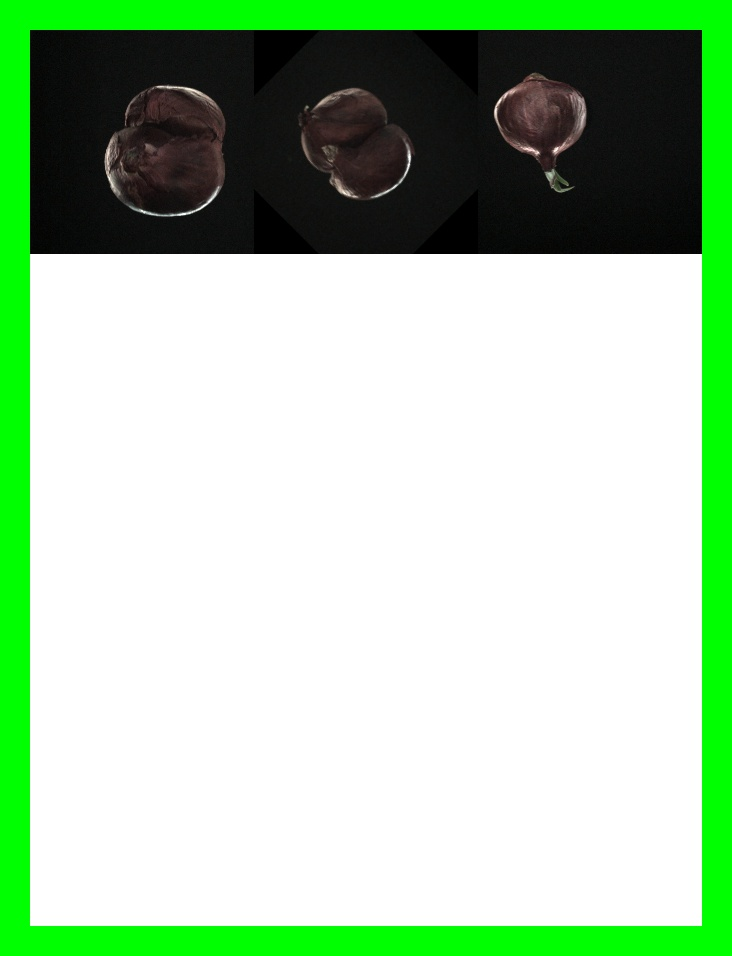
#> input picture Testing Preprocessing/resources/testing_images/output_step_1.jpg, 732 x 956 px; its folder holds only this picture in this run
$ python 3_lane_continious_image_crop_save_for_data_acquistion.py
#> lines starting #> are read from the running program, lines starting #| are printed output that depends on the picture
import cv2
import os
import glob
import re

''' CREATING FOLDERS >>>>>>>>>>>>>>>>>>>>>>>>>>>>>>>>>>>>>>>>>>>>>>>>>>>>>>>>>>>>>>>>>>>>>>>>>>>>>>>>>>>>>>>>>>>>>>>> '''

base_folder = 'resources/three_lane/images'

lanes = 3
for lane in range(1, lanes + 1):
    lane_folder = f'lane_{lane}'
    for orientation in ['A', 'B', 'C', 'D']:
        path = os.path.join(base_folder, lane_folder, orientation)
        if not os.path.exists(path):
            os.makedirs(path)


onion_current = [[None, None, None, None] for _ in range(lanes)]
orientation_current = ['A', 'B', 'C', 'D']

# Initialize onion count for each lane
onion_count = [0] * lanes


''' SAVE & CROP FUNCTION >>>>>>>>>>>>>>>>>>>>>>>>>>>>>>>>>>>>>>>>>>>>>>>>>>>>>>>>>>>>>>>>>>>>>>>>>>>>>>>>>>>>>>>>>>>>>>>> '''

def save_cropped_images(cropped_image, top_left, bottom_right, lane, orientation, onion_number):
    """Crops the image at the given position and saves it."""
    cropped_onion = cropped_image[top_left[1]:bottom_right[1], top_left[0]:bottom_right[0]]
    lane_folder = f'lane_{lane}'
    orientation_folder = orientation
    save_path = os.path.join(base_folder, lane_folder, orientation_folder, f'lane_{lane}_{onion_number}{orientation}.jpg')
    cv2.imwrite(save_path, cropped_onion)

''' PROCESS EACH IMAGE >>>>>>>>>>>>>>>>>>>>>>>>>>>>>>>>>>>>>>>>>>>>>>>>>>>>>>>>>>>>>>>>>>>>>>>>>>>>>>>>>>>>>>>>>>>>>>>> '''

# Adjusting parameter (width, height) --> (x, y)
# Lane 1
l1_p1_x1, l1_p1_y1 = 50, 45
l1_p1_x2, l1_p1_y2 = 170, 160

l1_p2_x1, l1_p2_y1 = 45, 245
l1_p2_x2, l1_p2_y2 = 155, 370

l1_p3_x1, l1_p3_y1 = 60, 460
l1_p3_x2, l1_p3_y2 = 180, 580

l1_p4_x1, l1_p4_y1 = 50, 700
l1_p4_x2, l1_p4_y2 = 225, 845

# Lane 2
l2_p1_x1, l2_p1_y1 = 270, 10
l2_p1_x2, l2_p1_y2 = 400, 140

l2_p2_x1, l2_p2_y1 = 280, 230
l2_p2_x2, l2_p2_y2 = 450, 400

l2_p3_x1, l2_p3_y1 = 260, 450
l2_p3_x2, l2_p3_y2 = 420, 590

l2_p4_x1, l2_p4_y1 = 280, 670
l2_p4_x2, l2_p4_y2 = 400, 800

# Lane 3
l3_p1_x1, l3_p1_y1 = 500, 20
l3_p1_x2, l3_p1_y2 = 660, 200

l3_p2_x1, l3_p2_y1 = 500, 230
l3_p2_x2, l3_p2_y2 = 630, 360

l3_p3_x1, l3_p3_y1 = 500, 500
l3_p3_x2, l3_p3_y2 = 620, 650

l3_p4_x1, l3_p4_y1 = 500, 680
l3_p4_x2, l3_p4_y2 = 660, 860


def process_image(image_path):
    global onion_current, onion_count
    stitched_image = cv2.imread(image_path)
#> stitched_image is the input picture: shape (956, 732, 3); mean B, G, R 168.8, 204.4, 169.3

    shape = stitched_image.shape
#> shape = (956, 732, 3)

    margin_to_remove_left = 30
    margin_to_remove_right = 30
    margin_to_remove_top = 30
    margin_to_remove_bottom = 30

    y_height = shape[0]
#> y_height = 956
    x_width = shape[1]
#> x_width = 732

    # Removing the marginal area
    x, y = margin_to_remove_left, margin_to_remove_top
    x1, y1 = (x_width - margin_to_remove_right), (y_height - margin_to_remove_bottom)
#> x1 = 702; y1 = 926

    # shape[h, w, channels]
    # shape[y_axis, x_axis] -->[height, width]
    # image[height, width]

    cropped_image = stitched_image[y:y1, x:x1]
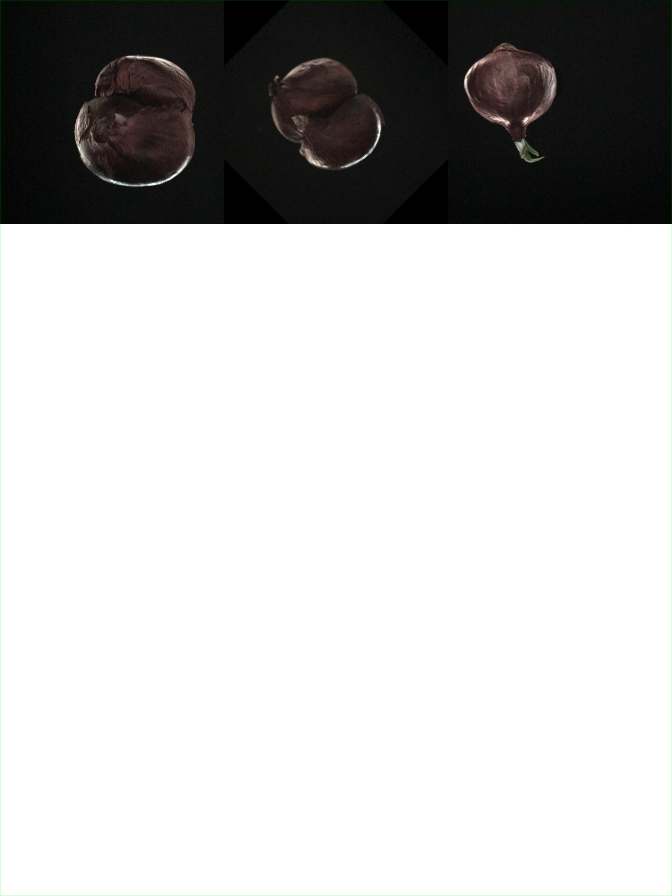
#> cropped_image: shape (896, 672, 3); mean B, G, R 195.8, 196.3, 196.6

    areas_of_interest = [

    # Lane 1
    # P-1
    ((l1_p1_x1, l1_p1_y1),
     (l1_p1_x2, l1_p1_y2)),
    # P-2
    ((l1_p2_x1, l1_p2_y1),
     (l1_p2_x2, l1_p2_y2)),
    # P-3
    ((l1_p3_x1, l1_p3_y1),
     (l1_p3_x2, l1_p3_y2)),
    # P-4
    ((l1_p4_x1, l1_p4_y1),
     (l1_p4_x2, l1_p4_y2)),

    # Lane 2
    # P-1
    ((l2_p1_x1, l2_p1_y1),
     (l2_p1_x2, l2_p1_y2)),
    # P-2
    ((l2_p2_x1, l2_p2_y1),
     (l2_p2_x2, l2_p2_y2)),
    # P-3
    ((l2_p3_x1, l2_p3_y1),
     (l2_p3_x2, l2_p3_y2)),
    # P-4
    ((l2_p4_x1, l2_p4_y1),
     (l2_p4_x2, l2_p4_y2)),

    # Lane 3
    # P-1
    ((l3_p1_x1, l3_p1_y1),
     (l3_p1_x2, l3_p1_y2)),
    # P-2
    ((l3_p2_x1, l3_p2_y1),
     (l3_p2_x2, l3_p2_y2)),
    # P-3
    ((l3_p3_x1, l3_p3_y1),
     (l3_p3_x2, l3_p3_y2)),
    # P-4
    ((l3_p4_x1, l3_p4_y1),
     (l3_p4_x2, l3_p4_y2)),
]

    # Process each lane
    for lane in range(lanes):
        new_onion_number = onion_count[lane] + 1
        for i in reversed(range(4)):  # Adjusted to handle 4 orientations --> i --> 0 = orientation A, 1 = orientation B, 2 = orientation C, 3 = orientation D
            if i == 0:
                onion_current[lane][i] = new_onion_number
                onion_count[lane] += 1
            else:
                onion_current[lane][i] = onion_current[lane][i - 1]

            if onion_current[lane][i] is not None:
                save_cropped_images(cropped_image, areas_of_interest[lane * 4 + i][0], areas_of_interest[lane * 4 + i][1],
                                    lane + 1, orientation_current[i], onion_current[lane][i])
#> this loop made 3 passes
#> pass 1, in save_cropped_images, `cropped_onion = cropped_image[top_left[1]:bottom_right[1], top_left[0]..`:
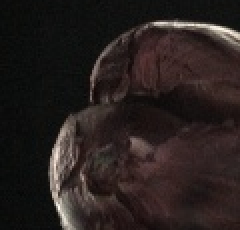
#> cropped_onion: shape (115, 120, 3) (shown 2 times larger); mean B, G, R 30.4, 32.1, 40
#> pass 2, in save_cropped_images (call 2), `cropped_onion = cropped_image[top_left[1]:bottom_right[1], top_left[0]..`:
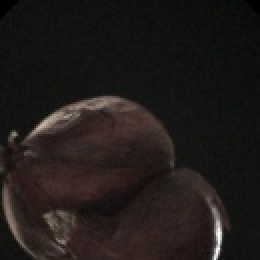
#> cropped_onion: shape (130, 130, 3) (shown 2 times larger); mean B, G, R 25.5, 27.3, 32.2
#> pass 3, in save_cropped_images (call 3), `cropped_onion = cropped_image[top_left[1]:bottom_right[1], top_left[0]..`:
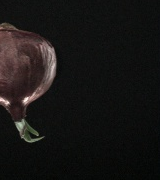
#> cropped_onion: shape (180, 160, 3); mean B, G, R 20.8, 21.9, 23.7
#> after the loop, onion_count = [1, 1, 1]; onion_current = 3 items


# Using glob to get all images and process them
def numeric_sort(value):
    numbers = re.findall(r'\d+', value)
    return int(numbers[-1]) if numbers else 0

image_files = sorted(glob.glob("resources/testing_images/*.jpg"), key=numeric_sort)
print(image_files)

# Process each image
for image_path in image_files:
    process_image(image_path)

print("Cropped images saved")

$ run again, on Testing Preprocessing/resources/testing_images/output_step_4.jpg
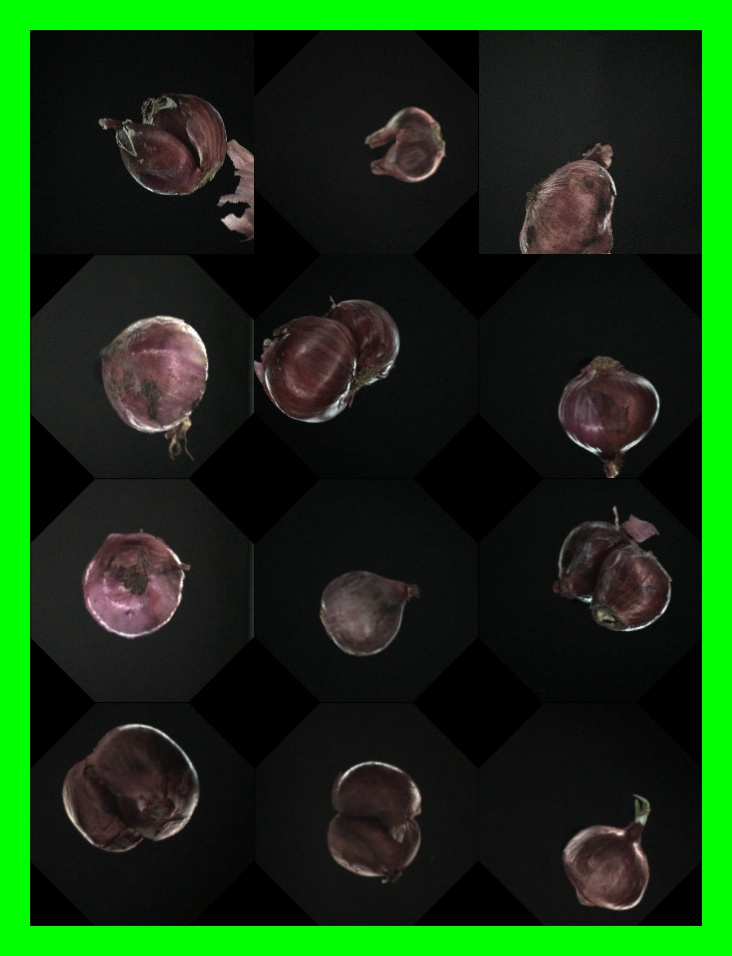
#> input picture Testing Preprocessing/resources/testing_images/output_step_4.jpg, 732 x 956 px
#> in process_image, stitched_image is the input picture: shape (956, 732, 3); mean B, G, R 18.7, 55, 21.4
#> the loop in process_image, `for lane in range(lanes):` made 3 passes
#> pass 1, in save_cropped_images, `cropped_onion = cropped_image[top_left[1]:bottom_right[1], top_left[0]..`:
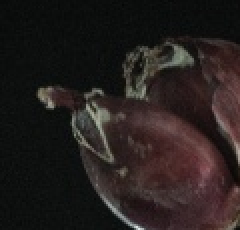
#> cropped_onion: shape (115, 120, 3) (shown 2 times larger); mean B, G, R 29.7, 31.2, 37.8
#> pass 3, in save_cropped_images (call 3), `cropped_onion = cropped_image[top_left[1]:bottom_right[1], top_left[0]..`:
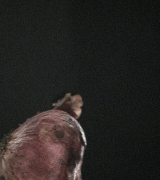
#> cropped_onion: shape (180, 160, 3); mean B, G, R 34.1, 36.3, 39.3
#> after the loop in process_image, `for lane in range(lanes):`: onion_count = [1, 1, 1]; onion_current = 3 items

$ run again, on Testing Preprocessing/resources/testing_images/output_step_6.jpg
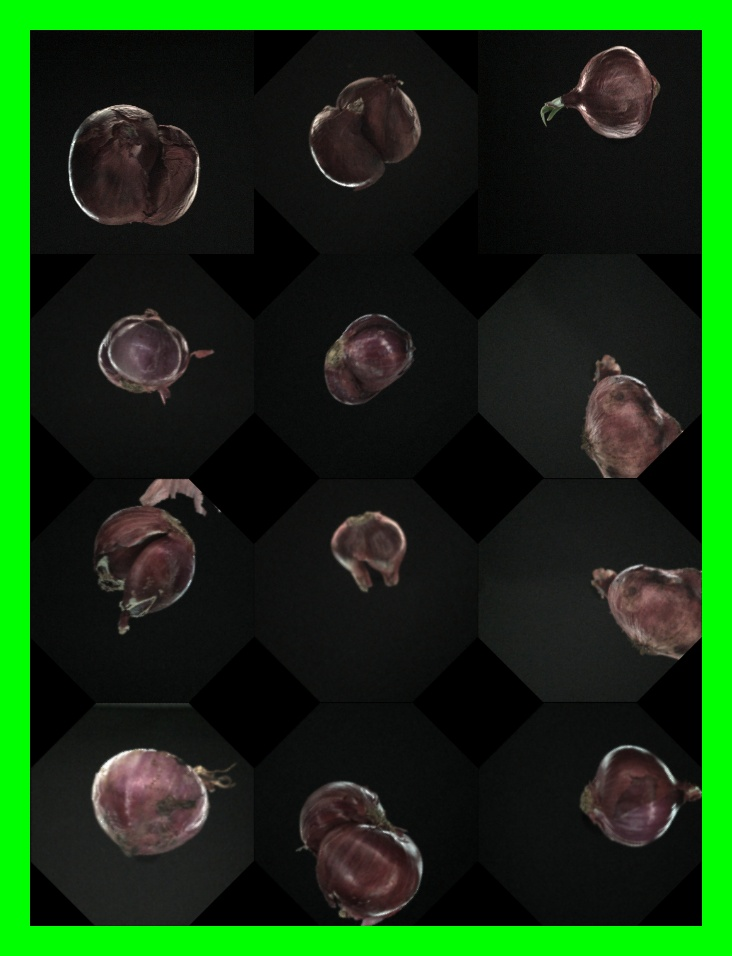
#> input picture Testing Preprocessing/resources/testing_images/output_step_6.jpg, 732 x 956 px
#> in process_image, stitched_image is the input picture: shape (956, 732, 3); mean B, G, R 18.3, 54.6, 20.9
#> the loop in process_image, `for lane in range(lanes):` made 3 passes
#> pass 1, in save_cropped_images, `cropped_onion = cropped_image[top_left[1]:bottom_right[1], top_left[0]..`:
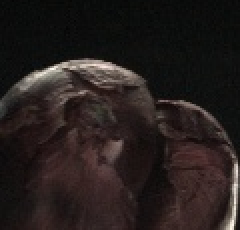
#> cropped_onion: shape (115, 120, 3) (shown 2 times larger); mean B, G, R 29, 30.5, 37.9
#> pass 3, in save_cropped_images (call 3), `cropped_onion = cropped_image[top_left[1]:bottom_right[1], top_left[0]..`:
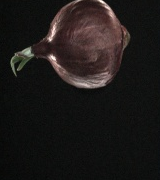
#> cropped_onion: shape (180, 160, 3); mean B, G, R 24.7, 25.9, 29.5
#> after the loop in process_image, `for lane in range(lanes):`: onion_count = [1, 1, 1]; onion_current = 3 items

$ run again, on Testing Preprocessing/resources/testing_images/output_step_10.jpg
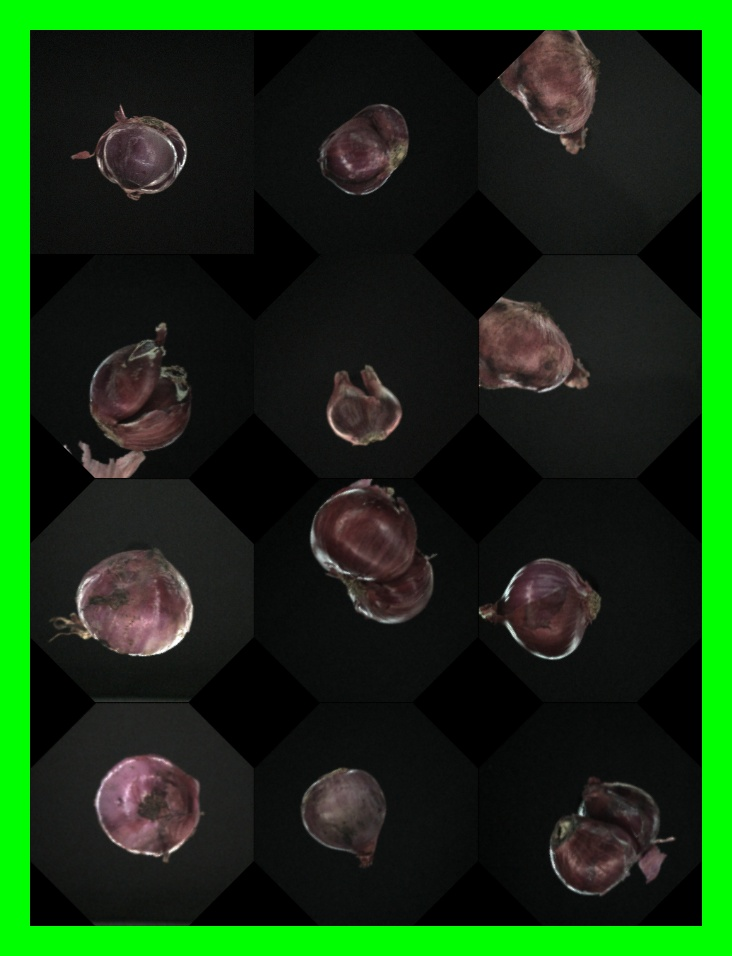
#> input picture Testing Preprocessing/resources/testing_images/output_step_10.jpg, 732 x 956 px
#> in process_image, stitched_image is the input picture: shape (956, 732, 3); mean B, G, R 19.1, 55.3, 21.6
#> the loop in process_image, `for lane in range(lanes):` made 3 passes
#> pass 1, in save_cropped_images, `cropped_onion = cropped_image[top_left[1]:bottom_right[1], top_left[0]..`:
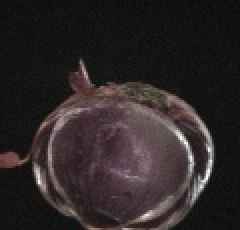
#> cropped_onion: shape (115, 120, 3) (shown 2 times larger); mean B, G, R 39.3, 39.4, 45.4
#> pass 3, in save_cropped_images (call 3), `cropped_onion = cropped_image[top_left[1]:bottom_right[1], top_left[0]..`:
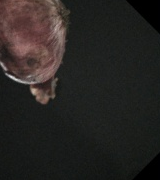
#> cropped_onion: shape (180, 160, 3); mean B, G, R 34.6, 36.8, 40.1
#> after the loop in process_image, `for lane in range(lanes):`: onion_count = [1, 1, 1]; onion_current = 3 items
